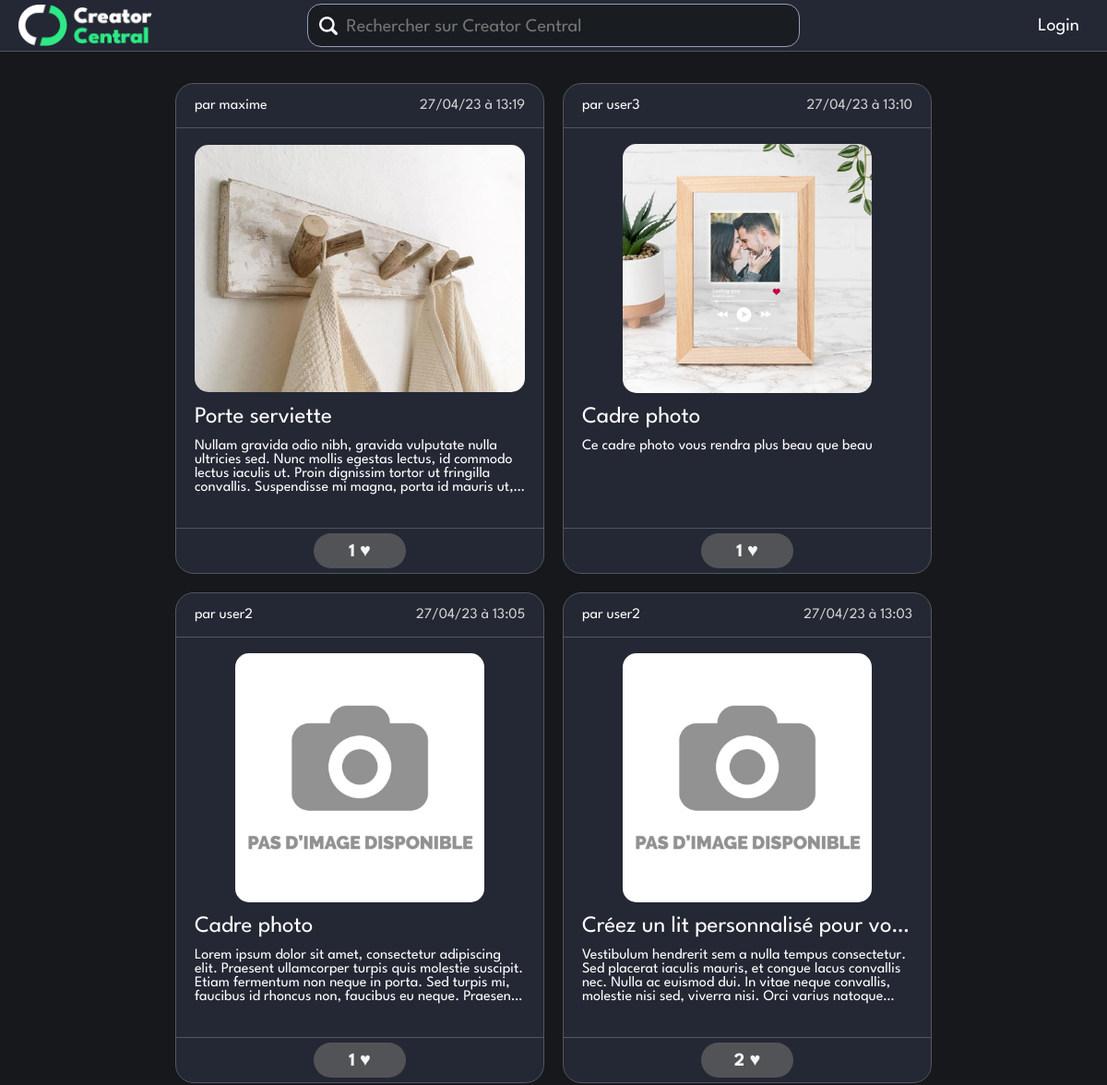
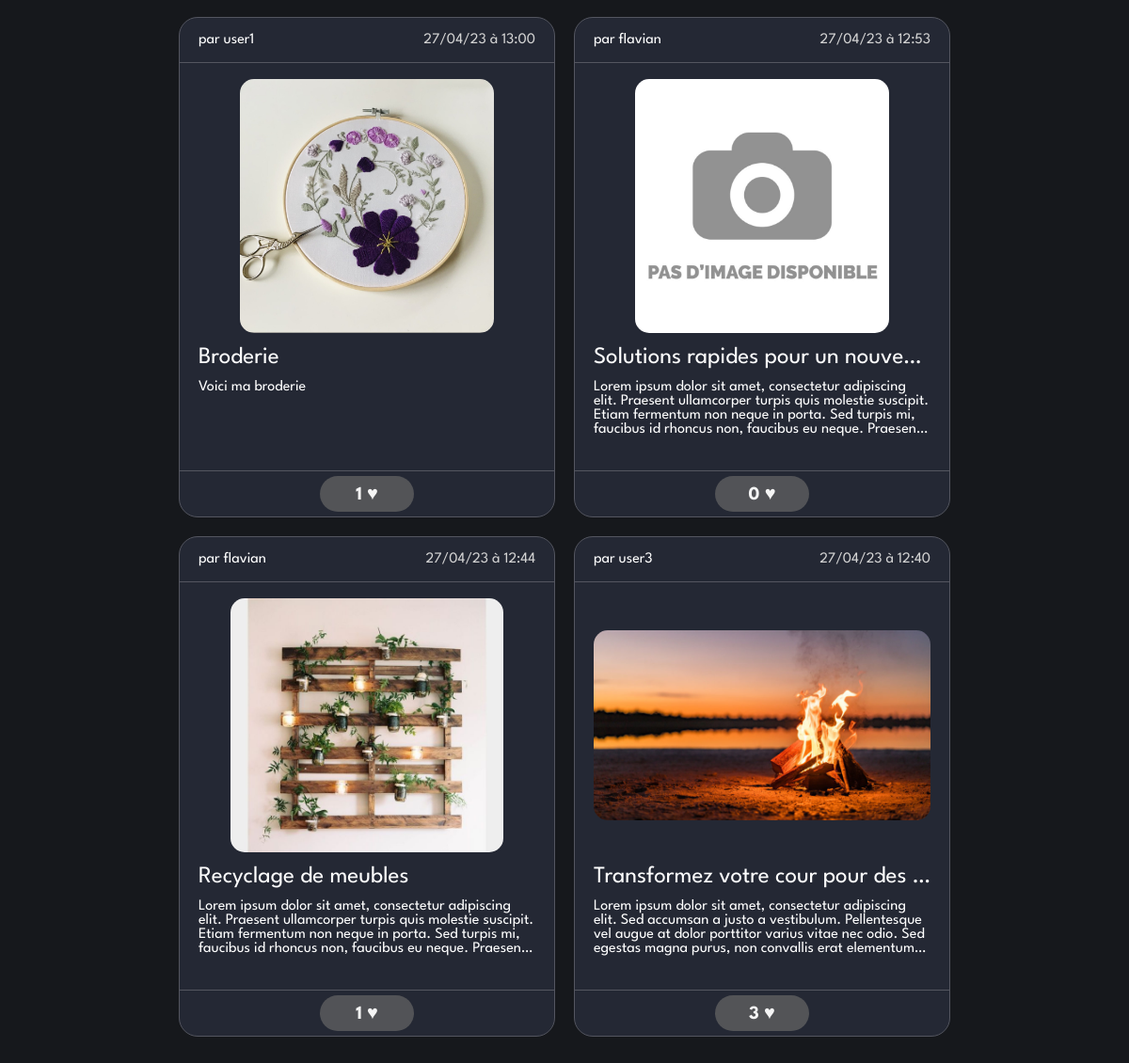
The app's page /feed.php with its own data (2 pictures, top to bottom).
### tables this page shows
CREATE TABLE `posts` (
  `postId` int(16) NOT NULL,
  `username` varchar(20) NOT NULL,
  `date` timestamp NOT NULL DEFAULT current_timestamp() ON UPDATE current_timestamp(),
  `title` varchar(50) NOT NULL,
  `content` varchar(500) NOT NULL,
  `picturePath` varchar(100) NOT NULL DEFAULT '/CreatorCentral/img/default_image.jpg'
);

### classes/loginStatus.php (called while the page is built, shortened)
<?php
class LoginStatus{
    function __construct(&$SQLconn) {
        $this->userName = NULL;
    }
    function CheckSession()
    {
        return isset($_SESSION["username"]);
    }
}
?>

### classes/SQLconn.php (the view, shortened to what this page needs)
<?php
require_once(__ROOT__ . "/Classes/loginStatus.php");
class SQLconn
{
    public $conn = NULL;
    public $loginStatus = NULL;
    function __construct()
    {
        $servername = "localhost";
        $username = "root";
        $password = "";
        $dbname = "creatorcentral";
        $this->conn = new mysqli($servername, $username, $password, $dbname);
        $this->loginStatus = new LoginStatus($this);
    }
    function GenerateHTML_forPostsPage($isMyBlog)
    {
        if (!empty($_GET) && isset($_GET["search"])) {
            $searched = $_GET['search'];
            $formatted_search = htmlspecialchars($searched);
            $query = "SELECT * FROM `posts` WHERE (upper(`title`) LIKE upper('%$formatted_search%')) OR (upper(`content`) LIKE upper('%$formatted_search%')) OR (upper(`username`) LIKE upper('%$formatted_search%')) ORDER BY `date` DESC";
            $result = $this->conn->query($query);
        } else {
            if ($isMyBlog) {
                $formatted_user = htmlspecialchars($this->loginStatus->userName);
                $query = "SELECT * FROM `posts` WHERE `username` LIKE '$formatted_user' ORDER BY `date` DESC";
            } else {
                $query = "SELECT * FROM `posts` ORDER BY `date` DESC";
            }
            $result = $this->conn->query($query);
        }
        if (mysqli_num_rows($result) != 0) {
            while ($row = $result->fetch_assoc()) {
                $timestamp = strtotime($row["date"]);
                echo '
                    <div class="post">
                    ';
                echo '
                    <div class="post-username" id="' . $row["username"] . '"><p>par ' . $row["username"] . '</p></div>
                    ';
                echo '
                    <div class="post-title"><a>' . $row["title"] . '</a></div>
                    <div class="post-date"><p>' . date("d/m/y à H:i", $timestamp) . '</p></div>
                    ';
                if (!is_null($row["picturePath"]) && $row["picturePath"] != "") {
                    $location = $row["picturePath"];
                    echo '
                        <div class="post-image"><img src="' . $location . ' " alt="' . $location . '"></div>
                        ';
                }
                echo '
                    <div class="post-text"><p>' . $row["content"] . '</p></div>
                    <div class="post-likes">
                    ';
                $formatted_post = htmlspecialchars($row["postId"]);
                $formatted_user = htmlspecialchars($this->loginStatus->userName);
                $query_is_liked = "SELECT * FROM `likes` WHERE (upper(`postId`) LIKE upper('$formatted_post')) AND (upper(`username`) LIKE upper('$formatted_user'))";
                $result_is_liked = $this->conn->query($query_is_liked);
                $query_like_nb = "SELECT * FROM `likes` WHERE (upper(`postId`) LIKE upper('$formatted_post'))";
                $like_nb = $this->conn->query($query_like_nb)->num_rows;
                if (mysqli_num_rows($result_is_liked) == 0) {
                    echo '
                    <button class="like-button" id="' . $row["postId"] . '">' . $like_nb . ' ♥</button>
                    </div></div>
                    ';
                } else {
                    echo '
                    <button class="like-button like-button-on" id="' . $row["postId"] . '">' . $like_nb . ' ♥</button>
                    </div></div>
                    ';
                }
            }
        } else {
            echo '
                <div><p>Il n\'y a pas de post dans ce blog.</p></div>
                ';
        }
    }
}
?>

### styles/header.css (style rules this page uses)
:root { --header-height: 55px; }

### styles/global.css (style rules this page uses)
:root { --green-accent: #2ee985; --green-accent-dark: #267e4c; --green-accent-darker: #228c52; --lighter-grey: #979eb7; --light-grey: #545660; --grey: #242834; --dark-grey: #191c21;; --darker-grey: #16181c; }
body { color: white; font-family: 'LeagueSpartan', Bahnschrift, sans-serif; font-weight: normal; margin: 0; background: var(--darker-grey); }

### styles/post.css (style rules this page uses)
.post { display: grid; grid-template-columns: 1fr 1fr; grid-template-rows: 1fr 6fr 1fr 2fr 1fr; background-color: #242834; width: auto; height: 530px; border-radius: 20px; border: solid 1px #545660; }
.post-username { grid-area: 1 / 1 / span 1 / span 1; border-bottom: 1px solid #545660; align-self: center; padding-left: 10%; }
.post-date { grid-area: 1 / 2 / span 1 / span 1; border-bottom: 1px solid #545660; padding-right: 10%; text-align: right; color: lightgrey; }
.post-title { grid-area: 3 / 1 / span 1 / span 2; align-self: center; padding-inline: 5%; padding-block: 0; }
.post-title { vertical-align: center; text-overflow: ellipsis; white-space: nowrap; overflow: hidden; margin: 0; font-size: 25px; }
.post-image { background: none; grid-area: 2 / 1 / span 1 / span 2; margin: 0; justify-self: center; width: 90%; height: 95%; align-self: end; display: flex; justify-content: center; align-items: center; }
.post-image img { border-radius: 15px; }
.post-image img { height: auto; width: auto; max-height: 270px; max-width: 358px; }
.post-text { grid-area: 4 / 1 / span 1 / span 2; margin: 0; border-bottom: 1px solid #545660; padding-inline: 5%; }
.post-text p { margin: 0; font-size: 16px; display: -webkit-box; -webkit-line-clamp: 4; -webkit-box-orient: vertical; overflow-y: scroll; scrollbar-color: dimgrey whitesmoke; scrollbar-width: thin; }
.post-likes { grid-area: 5 / 1 / span 1 / span 2; margin-inline: 10%; justify-self: center; display: flex; flex-direction: row; gap: 10px; }
.like-button { font-family: 'LeagueSpartan', serif; font-weight: bold; background: rgba(101, 101, 101, 0.73); color: whitesmoke; border: none; border-radius: 50px; height: 38px; width: 100px; margin: 0; margin-top: 5px; font-size: 20px; display: -webkit-box; -webkit-line-clamp: 4; -webkit-box-orient: vertical; }

### records on screen
posts: username "maxime", title "Porte serviette", date "27/04/23 à 13:19", picturePath (picture), content "Nullam gravida odio nibh, gravida vulputate nulla ultricies sed. Nunc mollis egestas lectus, id commodo lectus iaculis ut. Proin dignissim tortor ut fringilla convallis. Suspendisse mi magna, porta id mauris…", like_nb "1"
posts: username "user3", title "Cadre photo", date "27/04/23 à 13:10", picturePath (picture), content "Ce cadre photo vous rendra plus beau que beau", like_nb "1"
posts: username "user2", title "Cadre photo", date "27/04/23 à 13:05", picturePath (placeholder picture), content "Lorem ipsum dolor sit amet, consectetur adipiscing elit. Praesent ullamcorper turpis quis molestie suscipit. Etiam fermentum non neque in porta. Sed turpis mi, faucibus id rhoncus non, faucibus eu neque.…", like_nb "1"
posts: username "user2", title "Créez un lit personnalisé pour vo…", date "27/04/23 à 13:03", picturePath (placeholder picture), content "Vestibulum hendrerit sem a nulla tempus consectetur. Sed placerat iaculis mauris, et congue lacus convallis nec. Nulla ac euismod dui. In vitae neque convallis, molestie nisi sed, viverra nisi. Orci varius…", like_nb "2"
posts: username "user1", title "Broderie", date "27/04/23 à 13:00", picturePath (picture), content "Voici ma broderie", like_nb "1"
posts: username "flavian", title "Solutions rapides pour un nouve…", date "27/04/23 à 12:53", picturePath (placeholder picture), content "Lorem ipsum dolor sit amet, consectetur adipiscing elit. Praesent ullamcorper turpis quis molestie suscipit. Etiam fermentum non neque in porta. Sed turpis mi, faucibus id rhoncus non, faucibus eu neque.…", like_nb "0"
posts: username "flavian", title "Recyclage de meubles", date "27/04/23 à 12:44", picturePath (picture), content "Lorem ipsum dolor sit amet, consectetur adipiscing elit. Praesent ullamcorper turpis quis molestie suscipit. Etiam fermentum non neque in porta. Sed turpis mi, faucibus id rhoncus non, faucibus eu neque.…", like_nb "1"
posts: username "user3", title "Transformez votre cour pour des…", date "27/04/23 à 12:40", picturePath (picture), content "Lorem ipsum dolor sit amet, consectetur adipiscing elit. Sed accumsan a justo a vestibulum. Pellentesque vel augue at dolor porttitor varius vitae nec odio. Sed egestas magna purus, non convallis erat…", like_nb "3"
